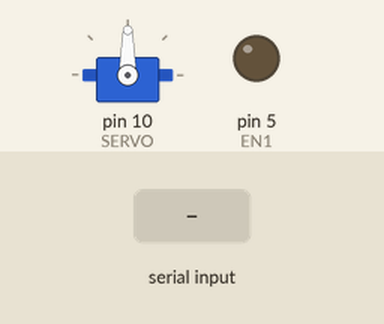
A sketch run on a simulated Arduino Uno, built with avr-gcc and run on an emulated ATmega328P. On the bench: servo, output pins drawn as LEDs (lit = HIGH). The inputs (shaded band) are chosen by the test bench. What the sketch prints to the serial monitor is not drawn.

Above: at 1.2 s.
1.3 s: "<F90>" received over the second serial link
At 2.7 s:
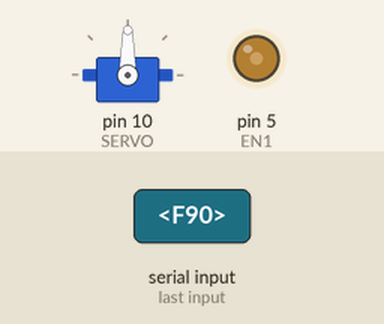
3.0 s: "<F,45>" received over the second serial link
At 4.6 s:
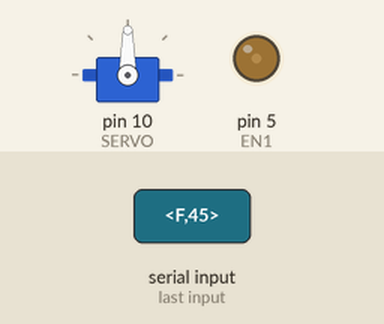
5.2 s: "<L,45>" received over the second serial link
At 6.3 s:
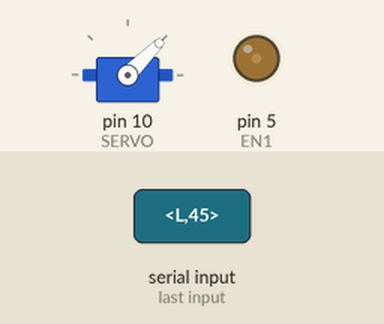
7.4 s: "<B90>" received over the second serial link
At 8.8 s:
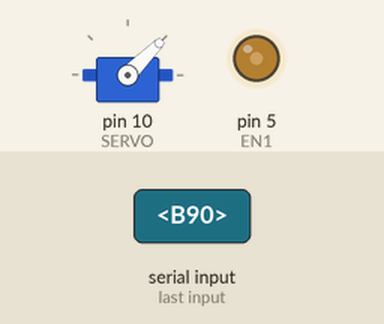
9.1 s: "<S90>" received over the second serial link
At 10.4 s:
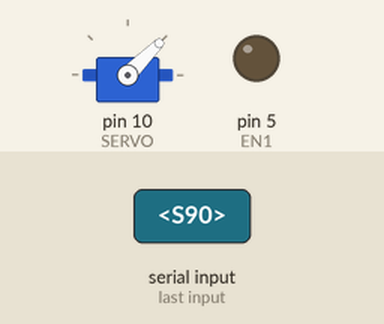
11.3 s: "<B,45>" received over the second serial link
At 12.9 s:
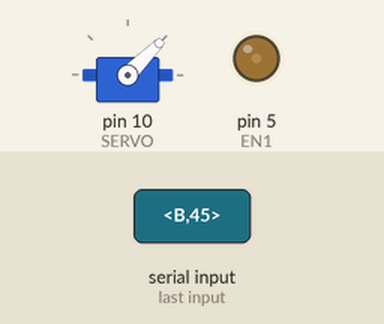
Timing chart, 0 to 14.0 s (numbered marks = the images above; inputs shaded):
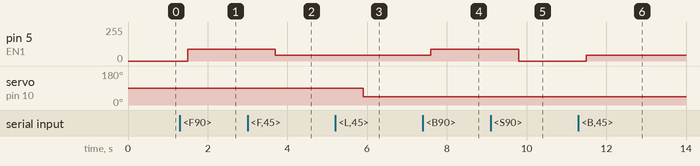

The sketch:

Arduino_Car.ino
```cpp
#include <SoftwareSerial.h>
#include <Servo.h>
SoftwareSerial BLESerial(11, 10); //RX|TX
Servo myServo;

#define EN1 5
#define M1 4
#define SERVO 10

int deg = 90;

void setup() {
  Serial.begin(9600);
  BLESerial.begin(9600);
  myServo.attach(SERVO);
  myServo.write(deg);
//  while(!Serial);
  Serial.println("READY");
}

void loop(){
  while (BLESerial.available() > 0) {
    delay(200);
    if ((char)BLESerial.read() == '<') {
      char direc = BLESerial.read();
      int velocity = BLESerial.parseInt();
//      Serial.print("DIRECTION:");
//      Serial.println(direc);
//      Serial.print("SPEED:");
//      Serial.println(velocity);
      if ((char)BLESerial.read() == '>') {
//       Serial.println("DRIVING...");
       drive(direc, velocity);
      }
    }
  }
}

void drive(char d, int s) {
   switch(d) {
    case 'F':
      analogWrite(EN1, s);
      digitalWrite(M1, HIGH);
      delay(2000);
    break;
    case 'B':
      analogWrite(EN1, s);
      digitalWrite(M1, LOW);
      delay(2000);
    break;
    case 'R':
      deg = constrain(s, 90, 180);
//      Serial.print("DEGREE: ");
//      Serial.println(deg);
      myServo.write(deg);
      break;
    case 'L':
      deg = constrain(s, 0, 90);
//      Serial.print("DEGREE: ");
//      Serial.println(deg);
      myServo.write(deg);
    break;
    case 'S':
      digitalWrite(EN1, LOW);
    break;
   }
}
```

Measured:
- after the input at 1.3 s, pin 5 (EN1): 0/255 → 90/255 after 0.20 s
- after the input at 3.0 s, pin 5 (EN1): 90/255 → 45/255 after 0.70 s
- after the input at 5.2 s, servo on pin 10 (SERVO): 90° → 45° after 0.70 s
- after the input at 7.4 s, pin 5 (EN1): 45/255 → 90/255 after 0.20 s
- after the input at 9.1 s, pin 5 (EN1): 90/255 → 0/255 after 0.70 s
- after the input at 11.3 s, pin 5 (EN1): 0/255 → 45/255 after 0.20 s
